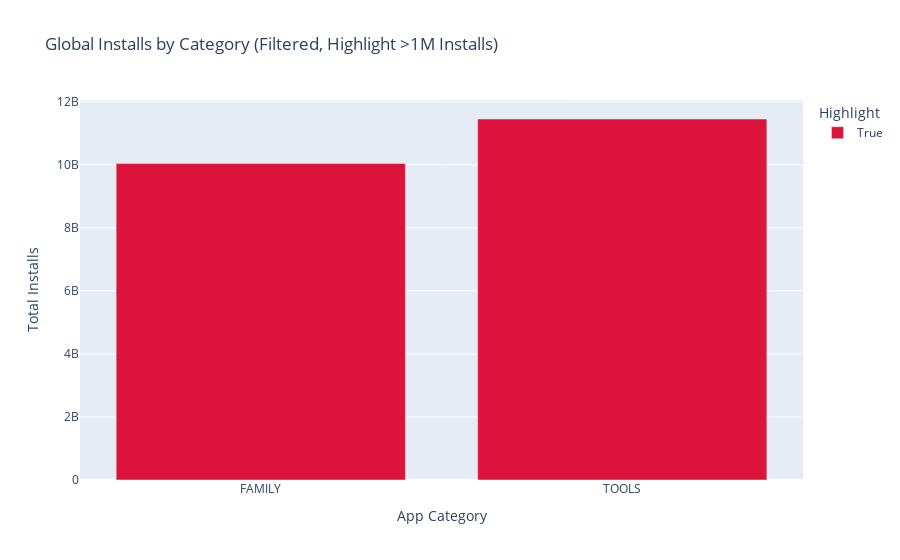

Source (notebook cell):
### Code cell
# Since we don't have country info, use a bar chart as a proxy for choropleth
fig = px.bar(
    installs_by_cat2,
    x='Category',
    y='Installs',
    color='Highlight',
    color_discrete_map={True: 'crimson', False: 'steelblue'},
    title='Global Installs by Category (Filtered, Highlight >1M Installs)',
    labels={'Installs': 'Total Installs', 'Category': 'App Category'}
)
pio.show(fig)

### Figure 1 — Plotly figure (JSON) as saved in the notebook; plotly's stock layout.template omitted (floating-point values rounded to 4 significant figures)
{"data": [{"hovertemplate": "Highlight=True<br>App Category=%{x}<br>Total Installs=%{y}<extra></extra>", "legendgroup": "True", "marker": {"color": "crimson", "pattern": {"shape": ""}}, "name": "True", "orientation": "v", "showlegend": true, "textposition": "auto", "type": "bar", "x": ["FAMILY", "TOOLS"], "xaxis": "x", "y": [10041130590, 11450724500], "yaxis": "y"}], "layout": {"barmode": "relative", "legend": {"title": {"text": "Highlight"}, "tracegroupgap": 0}, "title": {"text": "Global Installs by Category (Filtered, Highlight >1M Installs)"}, "xaxis": {"anchor": "y", "domain": [0, 1], "title": {"text": "App Category"}}, "yaxis": {"anchor": "x", "domain": [0, 1], "title": {"text": "Total Installs"}}}}
